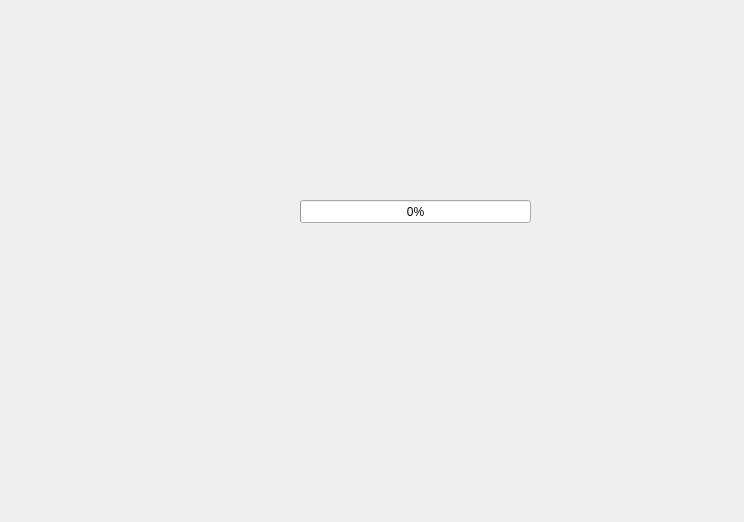
<?xml version="1.0" encoding="UTF-8"?>
<ui version="4.0">
 <class>MainWindow</class>
 <widget class="QMainWindow" name="MainWindow">
  <property name="geometry">
   <rect>
    <x>0</x>
    <y>0</y>
    <width>744</width>
    <height>522</height>
   </rect>
  </property>
  <property name="windowTitle">
   <string>MainWindow</string>
  </property>
  <widget class="QWidget" name="centralWidget">
   <widget class="QProgressBar" name="progressBar">
    <property name="geometry">
     <rect>
      <x>300</x>
      <y>200</y>
      <width>231</width>
      <height>23</height>
     </rect>
    </property>
    <property name="value">
     <number>0</number>
    </property>
    <property name="alignment">
     <set>Qt::AlignCenter</set>
    </property>
   </widget>
  </widget>
  <widget class="QMenuBar" name="menuBar">
   <property name="geometry">
    <rect>
     <x>0</x>
     <y>0</y>
     <width>744</width>
     <height>22</height>
    </rect>
   </property>
  </widget>
 </widget>
 <layoutdefault spacing="6" margin="11"/>
 <resources/>
 <connections/>
</ui>
